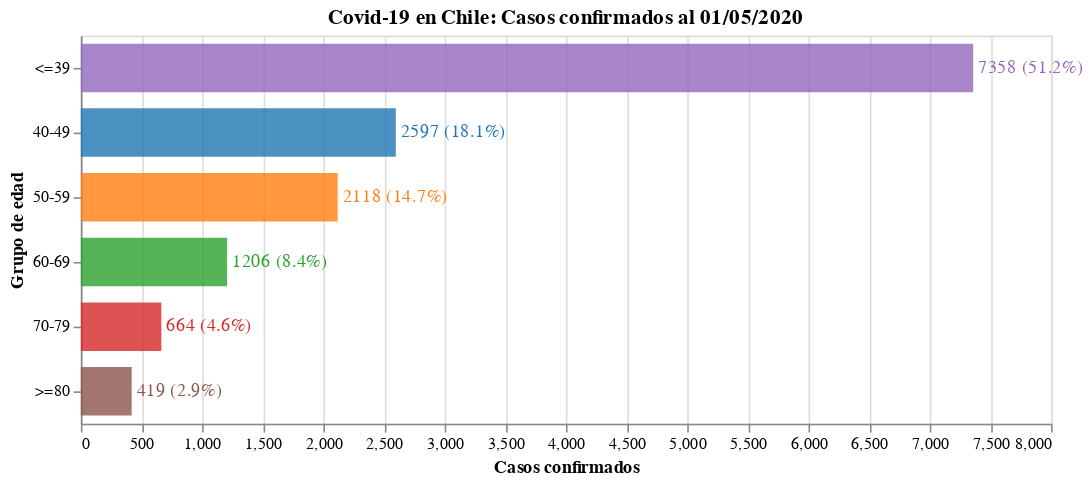

Write notebook code for a chart like this one.
### Code cell
#hide_input
bars = alt.Chart(cases.reset_index()).mark_bar(opacity=0.8, size=30).encode(
    x = alt.X('Casos confirmados'),
    y = alt.Y('Grupo de edad', sort=['<=39', '40-49', '50-59', '60-69', '70-79', '>=80']),
    tooltip = ['Grupo de edad', 'Casos confirmados', 'Porcentaje'],
    color = alt.Color('Grupo de edad', scale=alt.Scale(scheme='category10'), legend=None),
    order = alt.Order('index:O')
)

text = bars.mark_text(
    align='left',
    baseline='middle',
    dx=3  # Nudges text to right so it doesn't appear on top of the bar
).encode(
    text=alt.Text('Texto')
)

bars.properties(
    title = f"Covid-19 en Chile: Casos confirmados al {pd.to_datetime(today).strftime('%d/%m/%Y')}",
    width = 600,
    height = alt.Step(40)
) + text

### Figure 1 — Vega-Lite specification as saved in the notebook (floating-point values rounded to 4 significant figures)
{"config": {"view": {"continuousWidth": 400, "continuousHeight": 300}}, "layer": [{"mark": {"type": "bar", "opacity": 0.8, "size": 30}, "encoding": {"color": {"type": "nominal", "field": "Grupo de edad", "legend": null, "scale": {"scheme": "category10"}}, "order": {"type": "ordinal", "field": "index"}, "tooltip": [{"type": "nominal", "field": "Grupo de edad"}, {"type": "quantitative", "field": "Casos confirmados"}, {"type": "quantitative", "field": "Porcentaje"}], "x": {"type": "quantitative", "field": "Casos confirmados"}, "y": {"type": "nominal", "field": "Grupo de edad", "sort": ["<=39", "40-49", "50-59", "60-69", "70-79", ">=80"]}}, "height": {"step": 40}, "title": "Covid-19 en Chile: Casos confirmados al 01/05/2020", "width": 600}, {"mark": {"type": "text", "align": "left", "baseline": "middle", "dx": 3}, "encoding": {"color": {"type": "nominal", "field": "Grupo de edad", "legend": null, "scale": {"scheme": "category10"}}, "order": {"type": "ordinal", "field": "index"}, "text": {"type": "nominal", "field": "Texto"}, "tooltip": [{"type": "nominal", "field": "Grupo de edad"}, {"type": "quantitative", "field": "Casos confirmados"}, {"type": "quantitative", "field": "Porcentaje"}], "x": {"type": "quantitative", "field": "Casos confirmados"}, "y": {"type": "nominal", "field": "Grupo de edad", "sort": ["<=39", "40-49", "50-59", "60-69", "70-79", ">=80"]}}}], "data": {"name": "data-ff11abcfbcad270f2f783fc567530a74"}, "$schema": "https://vega.github.io/schema/vega-lite/v4.8.1.json", "datasets": {"data-ff11abcfbcad270f2f783fc567530a74": [{"index": 0, "Grupo de edad": "<=39", "Casos confirmados": 7358, "Porcentaje": 51.2, "Texto": "7358 (51.2%)"}, {"index": 1, "Grupo de edad": "40-49", "Casos confirmados": 2597, "Porcentaje": 18.1, "Texto": "2597 (18.1%)"}, {"index": 2, "Grupo de edad": "50-59", "Casos confirmados": 2118, "Porcentaje": 14.7, "Texto": "2118 (14.7%)"}, {"index": 3, "Grupo de edad": "60-69", "Casos confirmados": 1206, "Porcentaje": 8.4, "Texto": "1206 (8.4%)"}, {"index": 4, "Grupo de edad": "70-79", "Casos confirmados": 664, "Porcentaje": 4.6, "Texto": "664 (4.6%)"}, {"index": 5, "Grupo de edad": ">=80", "Casos confirmados": 419, "Porcentaje": 2.9, "Texto": "419 (2.9%)"}]}}
